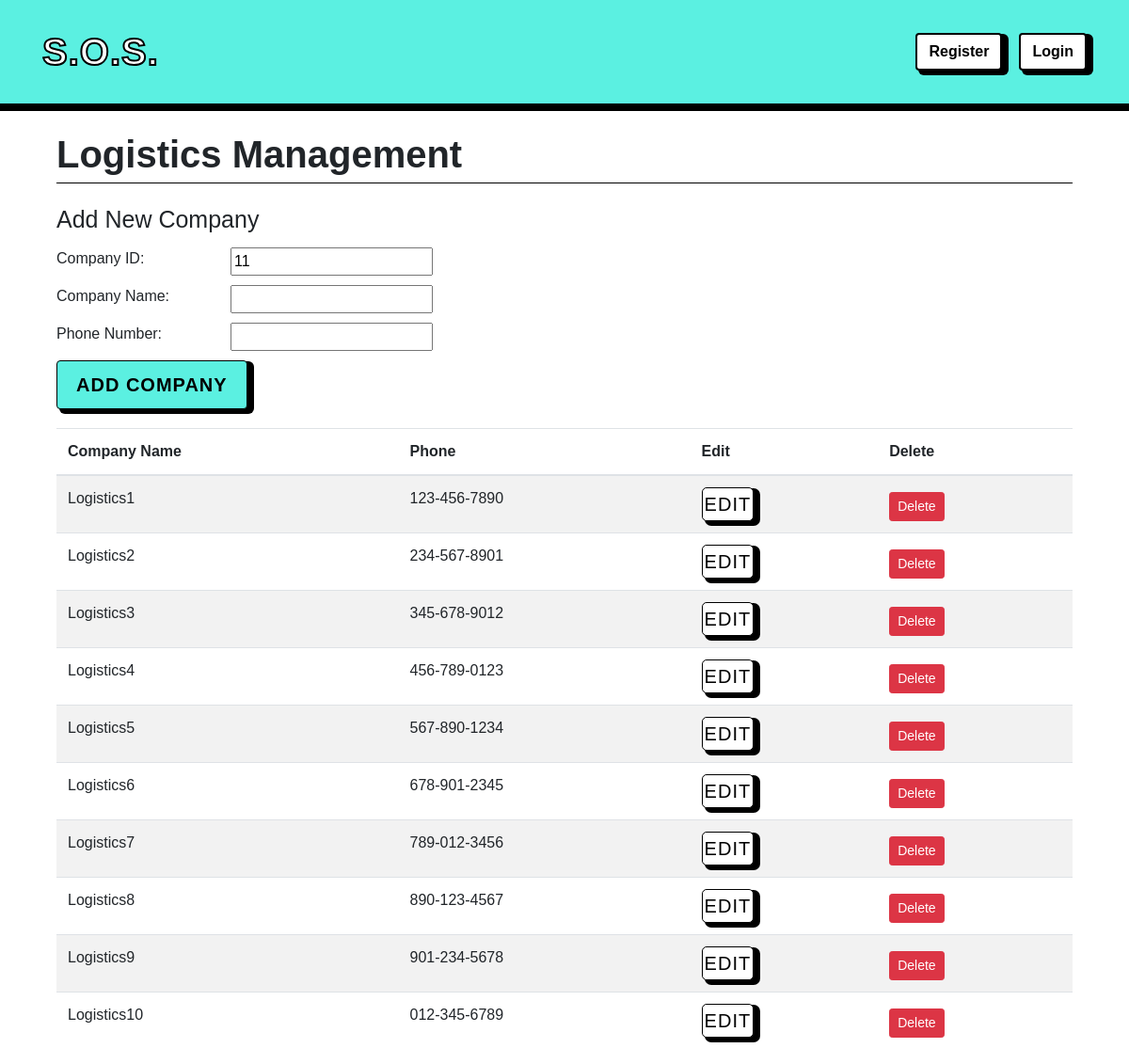
Before: /myapp/logistics/ with the older database file.
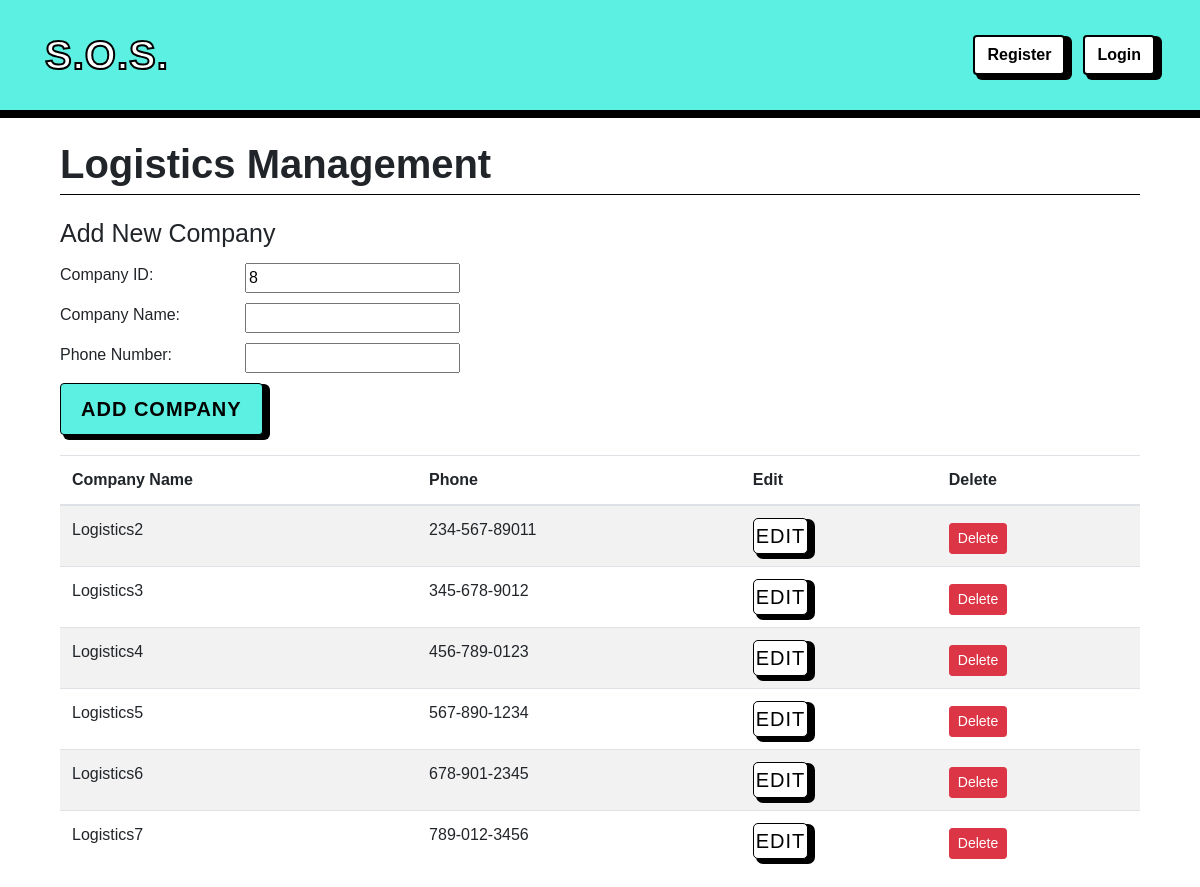
After: the same page with the newer database file.
### myapp/models.py (models this page shows, shortened)
class LogisticsCompany(models.Model):
    CompanyID = models.IntegerField(primary_key=True)
    CompanyName = models.CharField(max_length=45, null=True)
    Phone = models.CharField(max_length=45, null=True)

### myapp/views.py (the view)
# urls.py: path('logistics/', views.logistics_list_view, name='logistics'),
def logistics_list_view(request):
    logistics_companies = LogisticsCompany.objects.all()
    logistics_districts = LogisticsCompany_has_District.objects.select_related('District_DistrictID', 'LogisticsCompany_CompanyID')
    if request.method == 'POST':
        form = AddLogisticsCompanyForm(request.POST)
        if form.is_valid():
            form.save()
            return redirect('logistics')
    else:
        form = AddLogisticsCompanyForm()
    max_company_id = LogisticsCompany.objects.aggregate(Max('CompanyID'))['CompanyID__max']
    new_company_id = max_company_id + 1 if max_company_id else 1
    form.fields['CompanyID'].initial = new_company_id
    context = {'logistics': logistics_companies, 'logistics_districts': logistics_districts, 'form': form}
    return render(request, 'logistics_list.html', context)

### myapp/forms.py
class AddLogisticsCompanyForm(forms.ModelForm):
    class Meta:
        model = LogisticsCompany
        fields = ['CompanyID','CompanyName', 'Phone']

### myapp/templates/logistics_list.html (shortened to what this page needs)
<!DOCTYPE html>
{% extends 'main.html' %} {% load static %} {% block content %}
<div class="container">
    <div
        style="
            font-size: 40px;
            margin-top: 10px;
            font-weight: bold;
            margin-bottom: 20px;
            border-bottom: 1px solid black;
        "
    >
        Logistics Management
    </div>
    <div style="font-size: 25px; margin-bottom: 10px">Add New Company</div>
    <form method="POST">
        <div
            style="
                display: flex;
                max-width: 400px;
                flex-direction: column;
                gap: 10px;
            "
        >
            <div style="display: flex; justify-content: space-between">
                <div style="display: flex">Company ID:</div>
                <div style="display: flex">{{ form.CompanyID }}</div>
            </div>
            <div style="display: flex; justify-content: space-between">
                <div style="display: flex">Company Name:</div>
                <div style="display: flex">{{ form.CompanyName }}</div>
            </div>
            <div style="display: flex; justify-content: space-between">
                <div style="display: flex">Phone Number:</div>
                <div style="display: flex">{{ form.Phone }}</div>
            </div>
        </div>
        <button
            style="
                margin-top: 10px;
                margin-bottom: 20px;
                box-shadow: 5px 3px 0px 2px black;
                background-color: #5bf0e1;
                border-color: #000000;
                color: black;
                font-size: 20px;
                font-family: sans-serif;
                font-weight: bold;
            "
            type="submit"
            class="btn btn-primary"
        >
            Add Company
        </button>
    </form>
    <table class="table table-striped">
        <thead>
            <tr>
                <th scope="col">Company Name</th>
                <th scope="col">Phone</th>
                <th scope="col">Edit</th>
                <th scope="col">Delete</th>
            </tr>
        </thead>
        <tbody>
            {% for logistic in logistics %}
            <tr>
                <td>{{ logistic.CompanyName }}</td>
                <td>{{ logistic.Phone }}</td>
                <td>
                    <div style="display: flex">
                        <a
                            style="
                                font-size: 20px;
                                box-shadow: 5px 3px 0px 2px black;
                                padding: 2px;
                                border-radius: 5px;
                                display: flex;
                                background-color: white;
                                border: 1px solid #000000;
                                color: #000000;
                            "
                            class="btn btn-primary"
                            href="{% url 'logistics_edit' logistic.pk %}"
                            >Edit</a
                        >
                    </div>
                </td>
                <td><a class="btn btn-danger btn-sm align-middle" style='margin-top: 5px' href="{% url 'logistics_delete' logistic.pk %}">Delete</a></td>
            </tr>
            {% endfor %}
        </tbody>
    </table>
</div>
{% endblock %}

Changed rows visible on the page:
removed LogisticsCompany: CompanyName "Logistics1", Phone "123-456-7890"
removed LogisticsCompany: CompanyName "Logistics8", Phone "890-123-4567"
removed LogisticsCompany: CompanyName "Logistics9", Phone "901-234-5678"
removed LogisticsCompany: CompanyName "Logistics10", Phone "012-345-6789"
changed LogisticsCompany "Logistics2": Phone "234-567-8901" → "234-567-89011"
Other visible differences:
form field CompanyID: "11" → "8"
